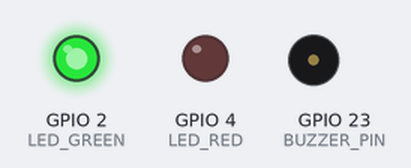
This sketch was run on a simulated ESP32. Shown: output pins drawn as LEDs (lit = HIGH), buzzer (waves = sounding). What the sketch prints to the serial monitor is not drawn.

Above: at 1.15 s.
At 3.55 s:
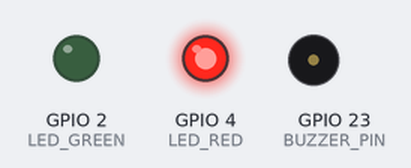
At 4.75 s:
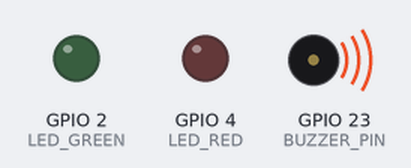
At 6.3 s:
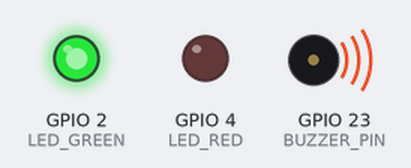
At 7.1 s:
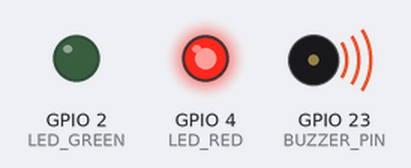
At 9.2 s:
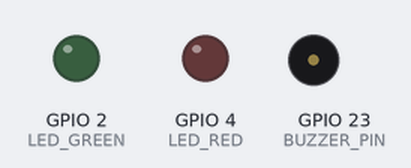
Timing chart, 0 to 13.6 s (numbered marks = the images above):
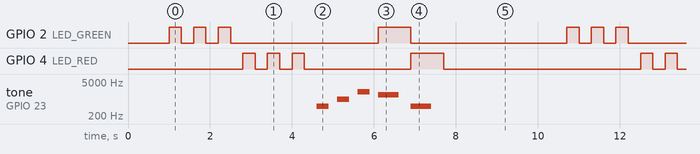

Measured:
- by itself, GPIO 2 (LED_GREEN): repeats every 9.7 s: 2 × (LOW 0.30 s, HIGH 0.30 s), LOW 3.6 s, HIGH 0.80 s, LOW 3.8 s, HIGH 0.30 s
- by itself, GPIO 4 (LED_RED): repeats every 9.7 s: 2 × (LOW 0.30 s, HIGH 0.30 s), LOW 2.6 s, HIGH 0.80 s, LOW 4.8 s, HIGH 0.30 s
- by itself, tone on GPIO 23 (BUZZER_PIN): repeats every 9.7 s: silent 0.20 s, 1000 Hz 0.30 s, silent 0.20 s, 2000 Hz 0.30 s, silent 0.20 s, 1500 Hz 0.50 s, silent 0.30 s, 500 Hz 0.50 s, silent 6.9 s, 500 Hz 0.30 s

The sketch:

test_1_led_buzzer.ino
```cpp
/*
 * test_1：LED + 蜂鸣器（自动，不需要按钮）
 *
 * 接线：
 *   绿色 LED 长脚 → GPIO 2，短脚 → GND
 *   红色 LED 长脚 → GPIO 4，短脚 → GND
 *   蜂鸣器 (+)   → GPIO 23，(-) → GND
 *
 * 自动流程（循环）：
 *   1. 绿灯闪 3 下
 *   2. 红灯闪 3 下
 *   3. 蜂鸣器 低→中→高 三个音
 *   4. 绿灯+高音 = "清扫模式"
 *   5. 红灯+低音 = "待机模式"
 *   6. 全部关闭，等 3 秒
 */

#define LED_GREEN   2
#define LED_RED     4
#define BUZZER_PIN  23

void blinkLed(int pin, const char* name, int times) {
  for (int i = 0; i < times; i++) {
    digitalWrite(pin, HIGH);
    Serial.printf("  %s 亮\n", name);
    delay(300);
    digitalWrite(pin, LOW);
    delay(300);
  }
}

void beep(int freq, int ms, const char* desc) {
  Serial.printf("  🔊 %s (%dHz)\n", desc, freq);
  tone(BUZZER_PIN, freq, ms);
  delay(ms + 200);
}

void setup() {
  Serial.begin(115200);
  pinMode(LED_GREEN, OUTPUT);
  pinMode(LED_RED, OUTPUT);
  pinMode(BUZZER_PIN, OUTPUT);

  Serial.println("\n=== test_1：LED + 蜂鸣器 ===");
  Serial.println("自动测试，观察灯和声音\n");
  delay(1000);
}

int round_num = 0;

void loop() {
  round_num++;
  Serial.printf("\n====== 第 %d 轮 ======\n", round_num);

  Serial.println("\n1. 绿灯闪 3 下");
  blinkLed(LED_GREEN, "绿灯", 3);

  Serial.println("\n2. 红灯闪 3 下");
  blinkLed(LED_RED, "红灯", 3);

  Serial.println("\n3. 蜂鸣器三个音");
  beep(500,  300, "低音");
  beep(1000, 300, "中音");
  beep(2000, 300, "高音");

  Serial.println("\n4. 清扫模式 = 绿灯 + 高音");
  digitalWrite(LED_GREEN, HIGH);
  tone(BUZZER_PIN, 1500, 500);
  delay(800);
  digitalWrite(LED_GREEN, LOW);

  Serial.println("5. 待机模式 = 红灯 + 低音");
  digitalWrite(LED_RED, HIGH);
  tone(BUZZER_PIN, 500, 500);
  delay(800);
  digitalWrite(LED_RED, LOW);

  Serial.println("\n✅ 本轮完成，3 秒后重来\n");
  delay(3000);
}
```
